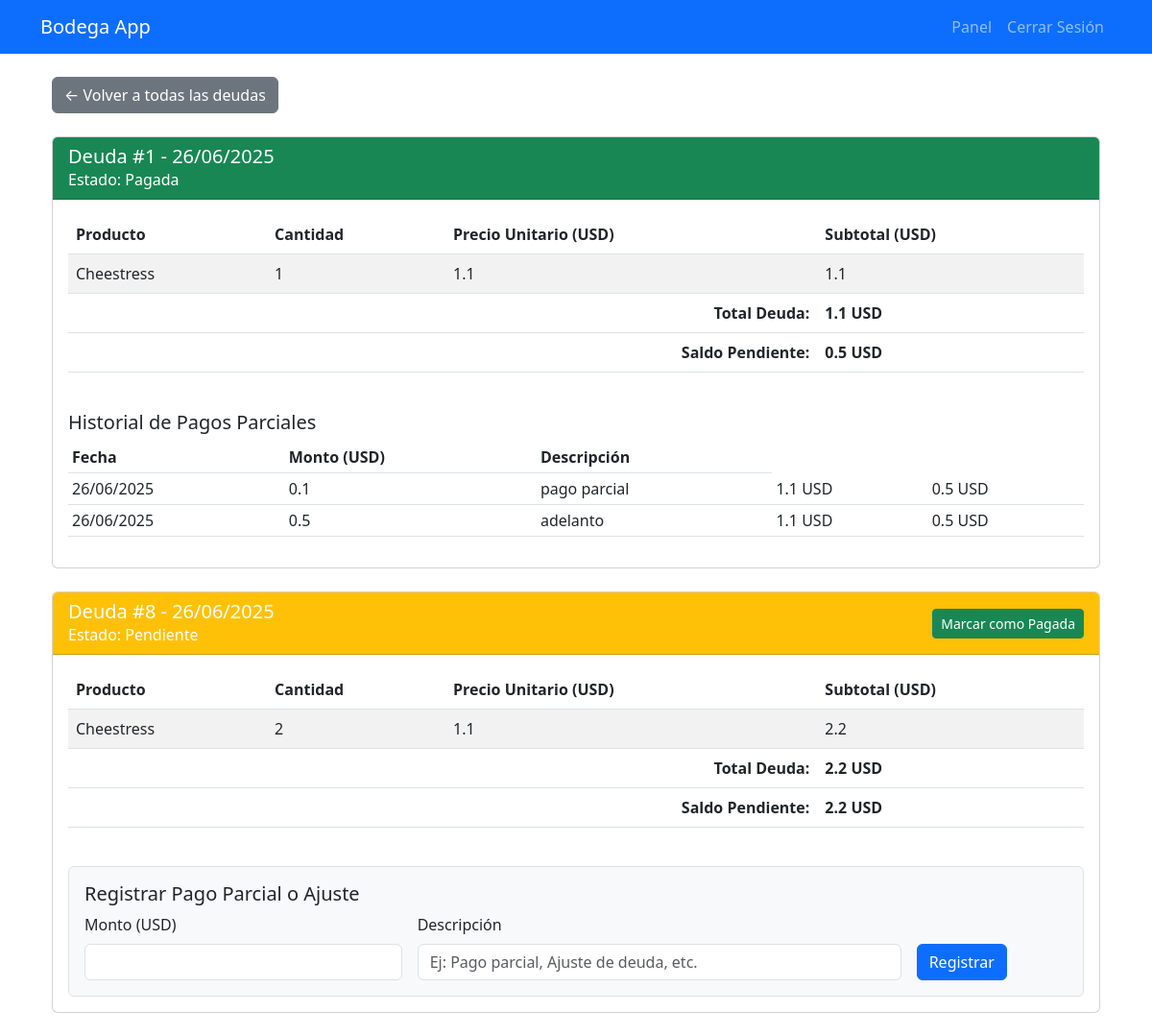
/gestion_deudas/1 (signed in), run on the app's committed database.
### models.py (models this page shows)
class Deuda(db.Model):
    id = db.Column(db.Integer, primary_key=True)
    cliente_id = db.Column(db.Integer, db.ForeignKey('cliente.id'), nullable=False)
    cliente_apodo = db.Column(db.String(50), nullable=False)
    fecha = db.Column(db.DateTime, default=datetime.utcnow)
    estado = db.Column(db.String(20), default='pendiente')
    productos = db.relationship('ProductoDeuda', backref='deuda', lazy=True)
    cliente = db.relationship('Cliente', backref='deudas')
    pagos_parciales = db.relationship('PagoParcial', backref='deuda', lazy=True)
    @property
    def total(self):
        try:
            if not self.productos:
                return 0.0
            return sum(item.subtotal for item in self.productos)
        except (TypeError, ValueError):
            return 0.0
    @property
    def saldo_pendiente(self):
        try:
            pagado = sum(pago.monto_usd for pago in self.pagos_parciales)
            return self.total - pagado
        except (TypeError, ValueError):
            return 0.0
    def get_total(self):
        try:
            return round(self.total, 2)
        except (TypeError, ValueError):
            return 0.00
    def get_saldo_pendiente(self):
        try:
            return round(self.saldo_pendiente, 2)
        except (TypeError, ValueError):
            return 0.00

class ProductoDeuda(db.Model):
    id = db.Column(db.Integer, primary_key=True)
    deuda_id = db.Column(db.Integer, db.ForeignKey('deuda.id'), nullable=False)
    producto_id = db.Column(db.Integer, db.ForeignKey('producto.id'), nullable=False)
    cantidad = db.Column(db.Integer, nullable=False)
    producto = db.relationship('Producto')
    @property
    def subtotal(self):
        return self.cantidad * self.producto.precio

class Producto(db.Model):
    id = db.Column(db.Integer, primary_key=True)
    nombre = db.Column(db.String(100), nullable=False)
    cantidad = db.Column(db.Integer, nullable=False)
    precio = db.Column(db.Float, nullable=False)
    fecha = db.Column(db.DateTime, default=datetime.utcnow)

class PagoParcial(db.Model):
    id = db.Column(db.Integer, primary_key=True)
    deuda_id = db.Column(db.Integer, db.ForeignKey('deuda.id'), nullable=False)
    monto_usd = db.Column(db.Float, nullable=False)
    fecha = db.Column(db.DateTime, default=datetime.utcnow)
    descripcion = db.Column(db.String(200))  # Descripción del pago/ajuste

### app.py (the view)
@app.route('/gestion_deudas/<int:cliente_id>', methods=['GET'])
@login_required
def gestion_deudas(cliente_id):
    cliente = Cliente.query.get_or_404(cliente_id)
    deudas = Deuda.query.filter_by(cliente_id=cliente.id).options(
        db.joinedload(Deuda.productos).joinedload(ProductoDeuda.producto),
        db.joinedload(Deuda.pagos_parciales)
    ).all()
    return render_template('gestion_deudas.html', cliente=cliente, deudas=deudas)

### app.py (called while the page is built)
@login_manager.user_loader
def load_user(user_id):
    return db.session.get(Usuario, int(user_id))

### templates/gestion_deudas.html
{% extends "base.html" %}
{% block content %}
<div class="container">
    <div class="mb-4">
        <a href="{{ url_for('consultar_deudas') }}" class="btn btn-secondary">
            &larr; Volver a todas las deudas
        </a>
    </div>
    {% for deuda in deudas %}
    <div class="card mb-4">
        <div class="card-header d-flex justify-content-between align-items-center
                    bg-{{ 'success' if deuda.estado == 'pagada' else 'warning' }} text-white">
            <div>
                <h5 class="mb-0">Deuda #{{ deuda.id }} - {{ deuda.fecha.strftime('%d/%m/%Y') }}</h5>
                <span>Estado: {{ deuda.estado|capitalize }}</span>
            </div>
            <div>
                {% if deuda.estado == 'pendiente' %}
                <form method="POST" action="{{ url_for('marcar_pagada', deuda_id=deuda.id) }}"
                      class="d-inline">
                    <button type="submit" class="btn btn-sm btn-success">
                        Marcar como Pagada
                    </button>
                </form>
                {% endif %}
            </div>
        </div>
        <div class="card-body">
            <div class="table-responsive mb-4">
                <table class="table table-striped">
                    <thead>
                        <tr>
                            <th>Producto</th>
                            <th>Cantidad</th>
                            <th>Precio Unitario (USD)</th>
                            <th>Subtotal (USD)</th>
                        </tr>
                    </thead>
                    <tbody>
                        {% for producto in deuda.productos %}
                        <tr>
                            <td>{{ producto.producto.nombre }}</td>
                            <td>{{ producto.cantidad }}</td>
                            <td>{{ producto.producto.precio|round(2) }}</td>
                            <td>{{ (producto.cantidad * producto.producto.precio)|round(2) }}</td>
                        </tr>
                        {% endfor %}
                    </tbody>
                    <tfoot>
                        <tr>
                            <td colspan="3" class="text-end fw-bold">Total Deuda:</td>
                            <td class="fw-bold">{{ deuda.total|round(2) }} USD</td>
                        </tr>
                        <tr>
                            <td colspan="3" class="text-end fw-bold">Saldo Pendiente:</td>
                            <td class="fw-bold">{{ deuda.saldo_pendiente|round(2) }} USD</td>
                        </tr>
                    </tfoot>
                </table>
            </div>
            {% if deuda.estado == 'pendiente' %}
            <div class="border p-3 bg-light rounded">
                <h5>Registrar Pago Parcial o Ajuste</h5>
                <form method="POST" action="{{ url_for('registrar_pago_parcial', deuda_id=deuda.id) }}">
                    <div class="row g-3">
                        <div class="col-md-4">
                            <label class="form-label">Monto (USD)</label>
                            <input type="number" step="0.01" min="0.01" max="{{ deuda.saldo_pendiente }}"
                                   class="form-control" name="monto" required>
                        </div>
                        <div class="col-md-6">
                            <label class="form-label">Descripción</label>
                            <input type="text" class="form-control" name="descripcion"
                                   placeholder="Ej: Pago parcial, Ajuste de deuda, etc.">
                        </div>
                        <div class="col-md-2 d-flex align-items-end">
                            <button type="submit" class="btn btn-primary">Registrar</button>
                        </div>
                    </div>
                </form>
            </div>
            {% endif %}
            {% if deuda.pagos_parciales %}
            <div class="mt-4">
                <h5>Historial de Pagos Parciales</h5>
                <table class="table table-sm">
                    <thead>
                        <tr>
                            <th>Fecha</th>
                            <th>Monto (USD)</th>
                            <th>Descripción</th>
                        </tr>
                    </thead>
                    <tbody>
                        {% for pago in deuda.pagos_parciales %}
                        <tr>
                            <td>{{ pago.fecha.strftime('%d/%m/%Y') }}</td>
                            <td>{{ pago.monto_usd|round(2) }}</td>
                            <td>{{ pago.descripcion }}</td>
                            <td>{{ deuda.get_total() }} USD</td>
                            <td>{{ deuda.get_saldo_pendiente() }} USD</td>
                        </tr>
                        {% endfor %}
                    </tbody>
                </table>
            </div>
            {% endif %}
        </div>
    </div>
    {% else %}
    <div class="alert alert-info">
        Este cliente no tiene deudas registradas.
    </div>
    {% endfor %}
</div>
{% endblock %}

### data on the page
Deuda: id "1", fecha "26/06/2025", estado "Pagada", total "1.1", saldo_pendiente "0.5"
ProductoDeuda: producto.nombre "Cheestress", cantidad "1", producto.precio "1.1", (producto.cantidad*producto.producto.precio)|round(2) "1.1", get_total "1.1"
PagoParcial: fecha "26/06/2025", monto_usd "0.1", descripcion "pago parcial", get_saldo_pendiente "0.5"
PagoParcial: fecha "26/06/2025", monto_usd "0.5", descripcion "adelanto"
Deuda: id "8", fecha "26/06/2025", estado "Pendiente", total "2.2", saldo_pendiente "2.2"
ProductoDeuda: producto.nombre "Cheestress", cantidad "2", producto.precio "1.1", (producto.cantidad*producto.producto.precio)|round(2) "2.2"
